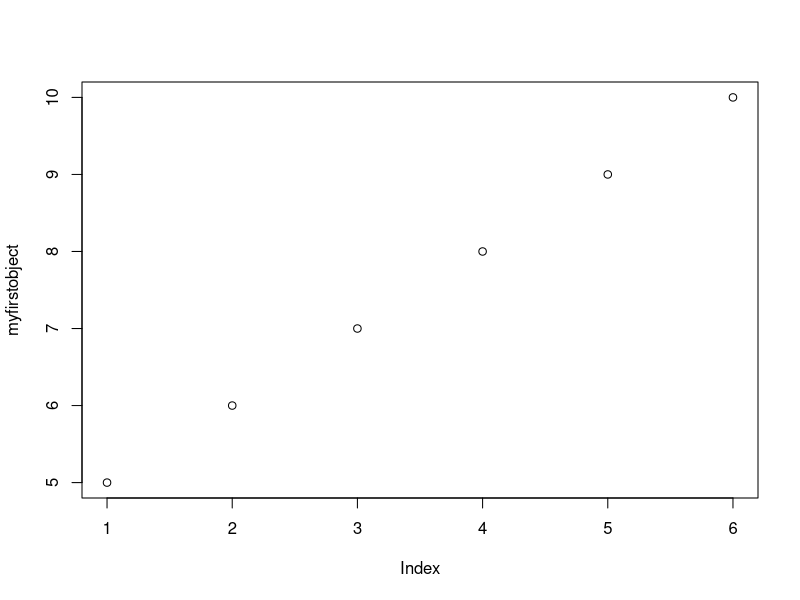
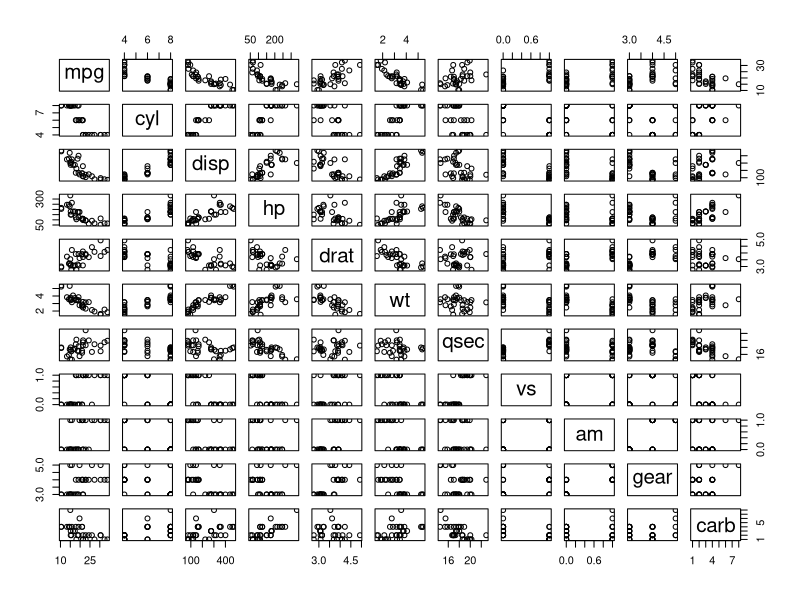
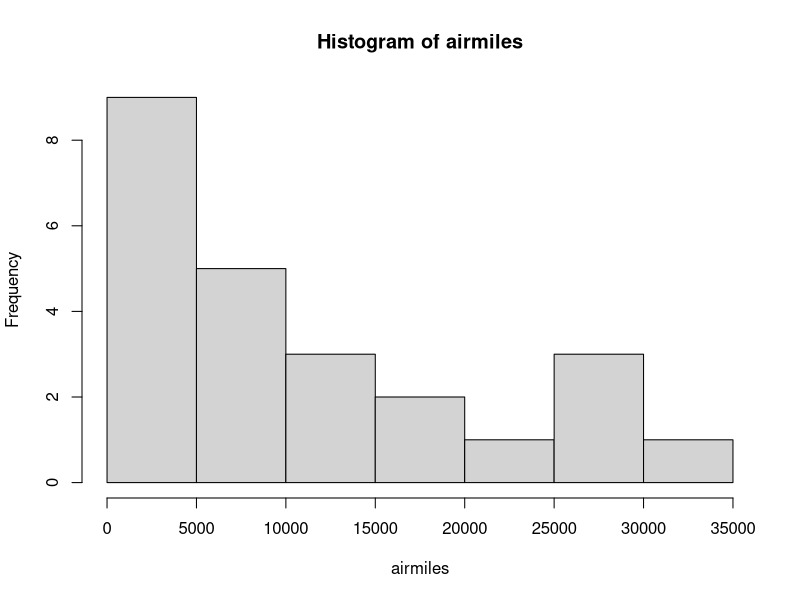

Write the R code that produced these figures, in order. (Note: this script raises an error after producing the figures.)
#
# Udemy - R Basics
#
myfirstobject = 5:10
myfirstobject
plot(myfirstobject)

# Aula 4
### Understanding Functions in R

# setting a seed to make a random sample reproducible, choose any number you want
set.seed(65)

# with argument name, exact argument order
runif(n = 9, min = 3, max = 6)

set.seed(65)

# without argument name, exact argument order
runif(9, 3, 6)

set.seed(65)

# with argument name, mixed argument order
runif(min = 3, max = 6, n = 9)

set.seed(65)

# without argument name, mixed argument order
runif(3, 6, 9) # this means n=3, max=9

set.seed(65)

# using only the first argument
runif(3)

set.seed(65)

# using arguments 1 and 3
runif(3,,4)







### First Coding Steps

# R as a calculator
4 + 4                        + 5

# Space does not matter

# Operators: + - / * ^

# Using several operators and round brackets
(5-3)^3

# Creating objects
x <- c(4,5,6)

c(4, 5.2, 76) -> y # arrows work both directions
y

x = c(4, 5, 6)

assign("x", c(4.2, 1, 5)) # function assign

# c for concatenate

x = c(4,5,6)

x # display in console

x = c(4,5,6); x # semicolon indicates a new row of code

# See which objects are already created
ls()

objects()

# Removing an object
rm("x")

# Working with vectors
x = c(y, 5, y)
x

# Sum and roots
sum(x)

sqrt(x)

# Values at a given position within the vector
x[1]

newobject <- x < 5; newobject

x # Comparison against original values

## Types of brackets

# () round brackets as the standard

# [] box brackets for index positions

# {} curled brackets for functions and loops





### Functions: seq, paste, rep

?seq # starting with the seq function

seq() # just using the default settings

# simple sequence from 3 to 5
seq(3, 5)

seq(from = 3, to = 5)

# using length
seq(from = 3, length = 3)

# step manipulations
seq(from = 3, length = 3, by = 0.5)

seq(from = 3, by = 0.5, length = 3) # changed order

?paste # next function

paste(1:4)

class(paste(1:4)) # checking the class

paste("xyz", 1:10)

paste("xyz", c(2,5,7,"test", 4.5)) # random vector with numbers and characters

paste("xyz", 1:10, sep = "") # modifying the seperator

?rep # next function

rep(c(3,4,5), 3)

rep(1:10, times = 3)

x = c(1,2,3) # creating x

rep(x, each = 3) # using each

rep(x, each = 3, times = 3) # combining arguments

## Working with index positions

x = 4:20 # our data

which(x == 10) # double equal sign, logical operation

x[3]





### Exercise

# 1 . Create the object "myobject" and assign the values 1:10 
# in at least 3 different ways

# 2. Get the sum of your object

# 3. Create the following vector by using the paste function
"R is great 4 and I will love it"
"R is great 7 and I will love it"
"R is great 45 and I will love it"

# 4. vector of 1,2,3 : repeat the vector to get 11 x 1, 10 x 2, and 10 x 3

# 5. What is the value of this vector on position 7

## Solutions

# 1 . Create the object "myobject" and assign the values 1:10 
# in at least 3 different ways

myobject <- (1:10)

myobject = (1:10)

(1:10) -> myobject

assign("myobject", 1:10)

# 2. Get the sum of your object

sum (myobject)

# 3. Create the following vector by using the paste function
"R is great 4 and I will love it"
"R is great 7 and I will love it"
"R is great 45 and I will love it"

paste ("R is great", c(4,7,45), "and I will love it")

# 4. vector of 1,2,3 : repeat the vector to get 11 x 1, 10 x 2, and 10 x 3

x = rep(1:3, length = 31); x

# 5. What is the value of this vector on position 7

x[7]
x[0]
x[1]




### Functions in R


# Brief description: R functions are OBJECTS
# They do calculations for you
# R function structure: name <- function (argument) {statements}
# The arguments specify the components to be used in the function

myfirstfn <- function(x) {x+x}
myfirstfn(10)

# stepwise working functions

mysecondfn <- function(t,z) {
  value = z*3
  value = value *t
  print(value)}
t= 5
z= 9
mysecondfn(t,z)

## Loops - loops and functions are a crucial part in programming
# FOR loops allow a certain operation to be repeated a fixed nr of times
# This is opposed to the While loop where the rep nr is not prefixed
# The syntax looks like this: for (name in vector) {commands}

for (i in 1:15) {print (i)}
for (z in 1:15) {print (z)}

# variable name does not matter although you will see i quite often
# Can be used for quite complex calculations
# Example calculation of primes with the Eratosthenes method (the oldest known systematic method)

PrimVec = function(n){
  # to start from 2
  if (n>=2) {
    # to further specify the sequence we want to work with
    s = seq(2,n)
    # p will be the container for our primes,
    # numbers will be moved from s to p step by step if they meet the criteria
    p = c()
    # we start the loop
    for (i in seq(2,n)){
      
      # we use any to check that i (of this loop round) is still in s, multiples of i
      # will be removed
      if(any(s==i)){
        # we store i if it meets our criteria in p together with the previous p
        p = c(p,i)
        # to search for numbers with a remainder at modulus division
        s = c(s[(s%%i) != 0],i)
      }}
    return(p) }
  # to specify the output if n < 2 (optional)
  else{
    stop("Input at least 2")
  }}
PrimVec(100)




### Working with data.frames

?airmiles

head(airmiles) # first 6 rows

tail(airmiles) # last 6 rows

summary(mtcars)

plot(mtcars) # simple xy plot function of R Base

hist(airmiles) # histogram

head(mtcars)

sum(mtcars$wt)

attach(mtcars) # attach to R session environment

sum(wt) # now R knows which data.frame to use since it is attached

detach(mtcars) # remove it from environment

sum(wt) # error message since mtcars it not attached any more

mtcars[2,6]

mtcars[c(2,5,8),6]



### Graphs in R Base

# 3 main data viz systems: 
# ggplot2, lattice and R Base

# simple scatterplot

x=5:7 # 3 data points, integers
y=8:10

# default plot output here is a scatterplot
plot(x,y)

# data is a time series, default here is a line plot
plot(lynx)

# title, color, title color, title magnification
plot(lynx, main="Lynx Trappings", col="red",
     col.main=52, cex.main=1.5)

# label names
plot(lynx, ylab="Lynx Trappings", xlab="")

# label orientation
plot(lynx, ylab="Lynx Trappings", xlab="", las=2)

# las - 0:3, scale orientation

# changing the session paramter, 2*2 plot matrix
par(mfrow=c(2,2), col.axis="red")

plot(1:8, las=0, xlab="xlab", ylab="ylab", main="LAS = 0")
plot(1:8, las=1, xlab="xlab", ylab="ylab", main="LAS = 1")
plot(1:8, las=2, xlab="xlab", ylab="ylab", main="LAS = 2")
plot(1:8, las=3, xlab="xlab", ylab="ylab", main="LAS = 3")

# color manipulation

colors()

# point symbol types

?pch

x=2:4

plot(x, pch="c") # using letters as point symbols

plot(x, pch=13) # symbol nr 13

# Line Types

par(mfrow=c(1,1), col.axis="black") # setting parameters back to default

library(plotrix) # add on package for "ablineclip", install if not yet available

plot(1:7, ylab="", main="Line Types lty 0:6", xlab="lty 0:6") # test plot

ablineclip(v=1, lty=1, col="sienna2", lwd=2) # solid (default)
ablineclip(v=2, lty=2, col="sienna2", lwd=2) # dashed
ablineclip(v=3, lty=3, col="sienna2", lwd=2) # dotted
ablineclip(v=4, lty=4, col="sienna2", lwd=2) # dotdash
ablineclip(v=5, lty=5, col="sienna2", lwd=2) # longdash
ablineclip(v=6, lty=6, col="sienna2", lwd=5) # twodash, thicker for comparison
ablineclip(v=7, lty=0, col="sienna2", lwd=2) # blank

# plot types of R Base plot

? plot

# by using "type" we can specify which kind of plot we want

plot(lynx) # plot for time series data

plot(lynx, type="p", main="Type p") # points (default)
plot(lynx, type="l", main="Type l") # lines (default for time series)
plot(lynx, type="b", main="Type b") # points connected by lines
plot(lynx, type="b", main="Type c") # lines only of b
plot(lynx, type="o", main="Type o") # points overlaid by lines
plot(lynx, type="h", main="Type h") # high density
plot(lynx, type="s", main="Type s") # steps
plot(lynx, type="n", main="Type n") # no plot

# Example: advanced line plot with R Base

par(mar=c(4,3,3,3), col.axis="darkgreen") # change of plot margins

plot(cars$speed, type="s", col="red", bty="n", xlab="Cars ID", ylab="")
text(8, 14, "Speed in mph", cex=0.85, col="red") # adding the explanatory text to plot 1

par(new=T) # allows 2 in 1 plot

plot(cars$dist, type="s", bty="n", ann=F, axes=F, col="darkblue")
axis(side=4, col = "darkblue") # y axis for plot 2
text(37, 18, "Stopping distance in ft", cex=0.85, col="darkblue") # explanations to plot 2
title(main="Speed and Stopping\n Distances of Cars") # main title

#??? graphical parameters

?par

par()





### Graphs Exercise

# 1. get familiar with "rivers" - how many observations?
# 2. plot rivers against its index (hint: number of observation on x)
# 3. add: header (red), label names
# 4. change the point symbol and point color

## Solution

?rivers # 141 observations

x = 1:141

y = rivers

plot(x,y, col = "green", pch = 20,
     main = "Lengths of\nMajor N. American Rivers",
     col.main ="red", xlab = "",
     ylab = "length in miles")

